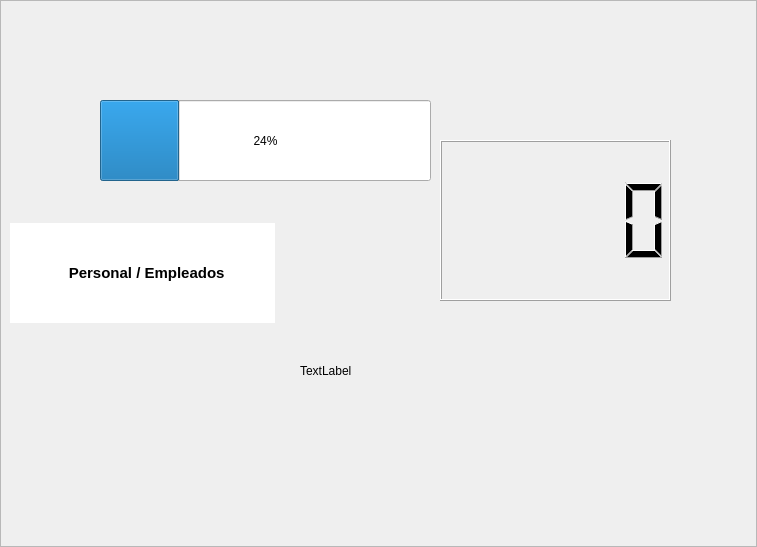
<?xml version="1.0" encoding="UTF-8"?>
<ui version="4.0">
 <class>PatanllaDeOpciones</class>
 <widget class="QWidget" name="PatanllaDeOpciones">
  <property name="geometry">
   <rect>
    <x>0</x>
    <y>0</y>
    <width>757</width>
    <height>547</height>
   </rect>
  </property>
  <property name="windowTitle">
   <string>Form</string>
  </property>
  <layout class="QHBoxLayout" name="horizontalLayout">
   <property name="leftMargin">
    <number>0</number>
   </property>
   <property name="topMargin">
    <number>0</number>
   </property>
   <property name="rightMargin">
    <number>0</number>
   </property>
   <property name="bottomMargin">
    <number>0</number>
   </property>
   <item>
    <widget class="QFrame" name="espacio_principal">
     <property name="styleSheet">
      <string notr="true">QFrame{

    background: qlineargradient(
        x1:0, y1:0, x2:1, y2:1,
        stop:0 #3fea87, stop:1 #00770e);


   


}</string>
     </property>
     <property name="frameShape">
      <enum>QFrame::StyledPanel</enum>
     </property>
     <property name="frameShadow">
      <enum>QFrame::Raised</enum>
     </property>
     <widget class="QPushButton" name="pushButton">
      <property name="geometry">
       <rect>
        <x>10</x>
        <y>223</y>
        <width>265</width>
        <height>100</height>
       </rect>
      </property>
      <property name="sizePolicy">
       <sizepolicy hsizetype="Fixed" vsizetype="Fixed">
        <horstretch>0</horstretch>
        <verstretch>0</verstretch>
       </sizepolicy>
      </property>
      <property name="sizeIncrement">
       <size>
        <width>600</width>
        <height>600</height>
       </size>
      </property>
      <property name="baseSize">
       <size>
        <width>600</width>
        <height>600</height>
       </size>
      </property>
      <property name="font">
       <font>
        <family>Arial</family>
        <pointsize>11</pointsize>
        <weight>75</weight>
        <bold>true</bold>
        <strikeout>false</strikeout>
        <stylestrategy>PreferDefault</stylestrategy>
        <kerning>true</kerning>
       </font>
      </property>
      <property name="cursor">
       <cursorShape>PointingHandCursor</cursorShape>
      </property>
      <property name="styleSheet">
       <string notr="true">QPushButton{

	background:#ffffff;
	border:none;
	
	
}



QPushButton:hover{

	border:2px solid grey;
	background:rgb(216, 216, 216);

}</string>
      </property>
      <property name="text">
       <string>  Personal / Empleados</string>
      </property>
      <property name="icon">
       <iconset>
        <normaloff>../../../../../../../Downloads/4230537-business-group-team_115034.png</normaloff>../../../../../../../Downloads/4230537-business-group-team_115034.png</iconset>
      </property>
      <property name="iconSize">
       <size>
        <width>100</width>
        <height>100</height>
       </size>
      </property>
      <property name="shortcut">
       <string>Ctrl+S</string>
      </property>
     </widget>
     <widget class="QLCDNumber" name="lcdNumber">
      <property name="geometry">
       <rect>
        <x>440</x>
        <y>140</y>
        <width>231</width>
        <height>161</height>
       </rect>
      </property>
     </widget>
     <widget class="QProgressBar" name="progressBar">
      <property name="geometry">
       <rect>
        <x>100</x>
        <y>100</y>
        <width>331</width>
        <height>81</height>
       </rect>
      </property>
      <property name="value">
       <number>24</number>
      </property>
     </widget>
     <widget class="QLabel" name="label">
      <property name="geometry">
       <rect>
        <x>300</x>
        <y>340</y>
        <width>141</width>
        <height>61</height>
       </rect>
      </property>
      <property name="text">
       <string>TextLabel</string>
      </property>
     </widget>
    </widget>
   </item>
  </layout>
 </widget>
 <resources/>
 <connections>
  <connection>
   <sender>pushButton</sender>
   <signal>clicked(bool)</signal>
   <receiver>label</receiver>
   <slot>hide()</slot>
   <hints>
    <hint type="sourcelabel">
     <x>185</x>
     <y>285</y>
    </hint>
    <hint type="destinationlabel">
     <x>336</x>
     <y>351</y>
    </hint>
   </hints>
  </connection>
 </connections>
</ui>
